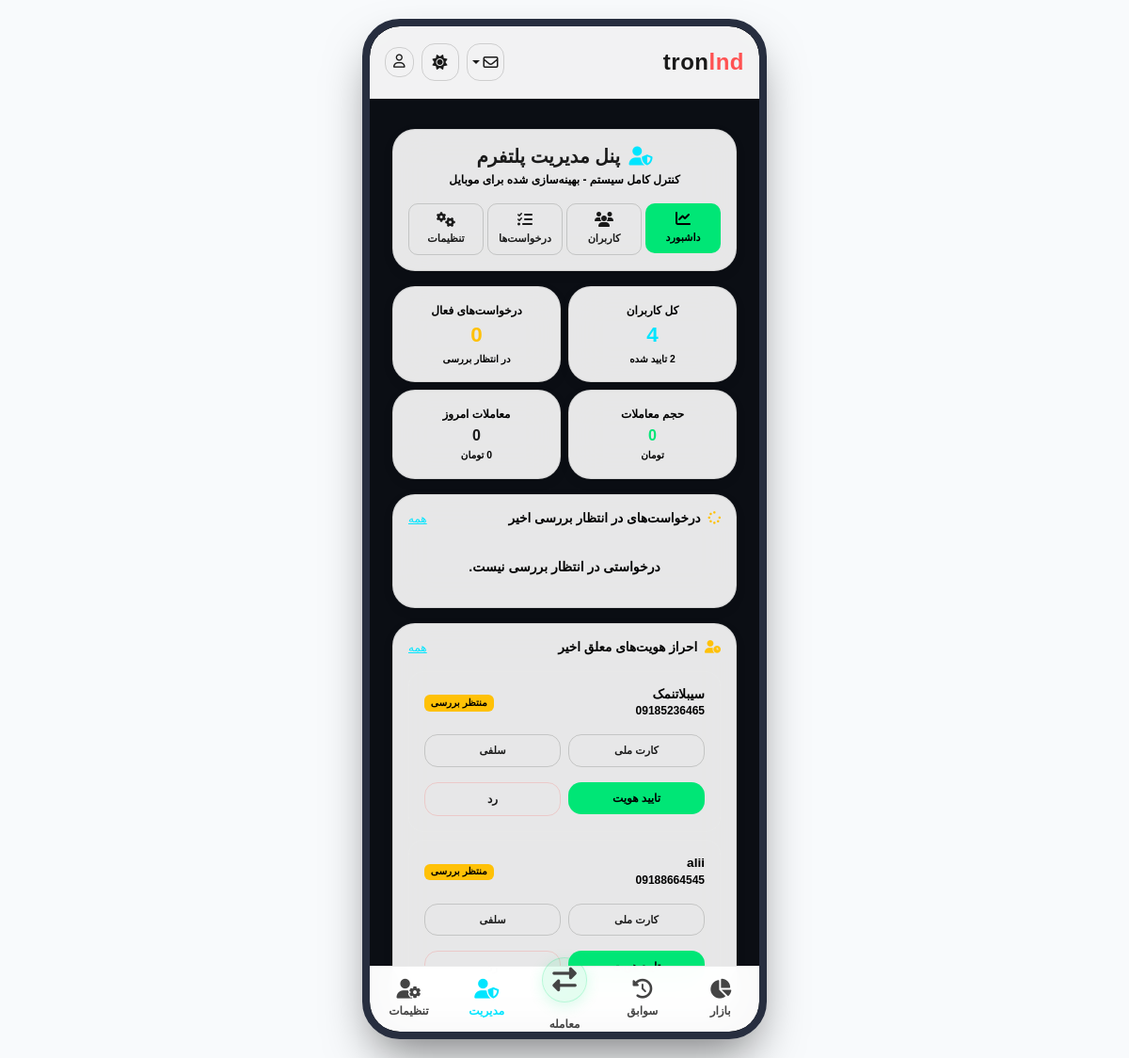
The app's page /panel/ (signed in) with its own data.
### accounts/models.py (models this page shows, shortened)
class CustomUser(AbstractUser):
    full_name = models.CharField(
        max_length=200,
        verbose_name="نام کامل"
    )
    mobile = models.CharField(
        max_length=11,
        unique=True,
        verbose_name="شماره موبایل"
    )
    national_card_image = models.ImageField(
        upload_to='national_cards/',
        blank=True,
        null=True
    )
    selfie_image = models.ImageField(
        upload_to='selfies/',
        blank=True,
        null=True
    )
    card_number = models.CharField(
        max_length=16,
        blank=True
    )
    iban = models.CharField(
        max_length=26,
        blank=True
    )
    is_verified = models.BooleanField(
        default=False
    )

### admin_panel/views.py (the view)
# urls.py: path('', views.dashboard, name='panel_dashboard'),
@staff_member_required
def dashboard(request):
    total_users = CustomUser.objects.count()
    total_transactions = Transaction.objects.count()
    verified_users = CustomUser.objects.filter(is_verified=True).count()
    unverified_users = CustomUser.objects.filter(is_verified=False).count()
    pending_transactions_count = Transaction.objects.filter(status='paid').count()
    completed_transactions = Transaction.objects.filter(status='completed').count()
    rejected_transactions = Transaction.objects.filter(status='rejected').count()
    buy_count = Transaction.objects.filter(request_type='BUY').count()
    sell_count = Transaction.objects.filter(request_type='SELL').count()
    total_volume = Transaction.objects.filter(status='completed').aggregate(
        total=Sum('total_price')
    )['total'] or 0
    buy_volume = Transaction.objects.filter(status='completed', request_type='BUY').aggregate(
        total=Sum('total_price')
    )['total'] or 0
    sell_volume = Transaction.objects.filter(status='completed', request_type='SELL').aggregate(
        total=Sum('total_price')
    )['total'] or 0
    pending_volume = Transaction.objects.filter(status__in=['paid']).aggregate(
        total=Sum('total_price')
    )['total'] or 0
    today = timezone.now().date()
    today_start = timezone.make_aware(timezone.datetime.combine(today, timezone.datetime.min.time()))
    today_transactions = Transaction.objects.filter(created_at__gte=today_start).count()
    today_volume = Transaction.objects.filter(
        created_at__gte=today_start, status='completed'
    ).aggregate(total=Sum('total_price'))['total'] or 0
    pending_tx_list = Transaction.objects.filter(
        status__in=['paid']
    ).order_by('created_at')[:10]
    unverified_users_list = CustomUser.objects.filter(is_verified=False).order_by('date_joined')[:10]
    context = {
        'total_users': total_users,
        'total_transactions': total_transactions,
        'verified_users': verified_users,
        'unverified_users': unverified_users,
        'pending_transactions': pending_transactions_count,
        'completed_transactions': completed_transactions,
        'rejected_transactions': rejected_transactions,
        'buy_count': buy_count,
        'sell_count': sell_count,
        'total_volume': total_volume,
        'buy_volume': buy_volume,
        'sell_volume': sell_volume,
        'pending_volume': pending_volume,
        'today_transactions': today_transactions,
        'today_volume': today_volume,
        'pending_transactions_list': pending_tx_list,
        'unverified_users_list': unverified_users_list,
    }
    return render(request, 'admin_panel/dashboard.html', context)

### admin_panel/templates/admin_panel/dashboard.html (shortened to what this page needs)
{% extends 'core/base.html' %}
{% load humanize %}
{% block content %}
<div class="container my-3 px-2">
    <div class="glass-card p-3 mb-3">
        <div class="text-center mb-3">
            <h5 class="text-white fw-bold mb-1">
                <i class="fa-solid fa-user-shield text-cyan me-1"></i>
                پنل مدیریت پلتفرم
            </h5>
            <p class="text-custom-muted small mb-0" style="font-size: 0.75rem;">کنترل کامل سیستم - بهینه‌سازی شده برای موبایل</p>
        </div>
        <div class="row g-1 text-center">
            <div class="col-3">
                <a href="{% url 'panel_dashboard' %}" class="btn btn-sm btn-modern btn-modern-primary w-100 py-2 px-1" style="font-size: 0.7rem; border-radius: 10px;">
                    <i class="fa-solid fa-chart-line d-block mb-1 fs-6"></i>
                    داشبورد
                </a>
            </div>
            <div class="col-3">
                <a href="{% url 'panel_users' %}" class="btn btn-sm btn-modern btn-modern-outline w-100 py-2 px-1" style="font-size: 0.7rem; border-radius: 10px;">
                    <i class="fa-solid fa-users d-block mb-1 fs-6"></i>
                    کاربران
                </a>
            </div>
            <div class="col-3">
                <a href="{% url 'panel_transactions' %}" class="btn btn-sm btn-modern btn-modern-outline w-100 py-2 px-1" style="font-size: 0.7rem; border-radius: 10px;">
                    <i class="fa-solid fa-list-check d-block mb-1 fs-6"></i>
                    درخواست‌ها
                </a>
            </div>
            <div class="col-3">
                <a href="{% url 'panel_settings' %}" class="btn btn-sm btn-modern btn-modern-outline w-100 py-2 px-1" style="font-size: 0.7rem; border-radius: 10px;">
                    <i class="fa-solid fa-gears d-block mb-1 fs-6"></i>
                    تنظیمات
                </a>
            </div>
        </div>
    </div>
    <div class="row g-2 mb-3">
        <div class="col-6">
            <div class="glass-card p-3 text-center h-100 d-flex flex-column justify-content-center">
                <span class="text-custom-muted d-block small mb-1" style="font-size: 0.75rem;">کل کاربران</span>
                <h3 class="fw-bold text-cyan mb-1" style="font-size: 1.4rem;">{{ total_users }}</h3>
                <small class="text-neon-green" style="font-size:0.65rem;">{{ verified_users }} تایید شده</small>
            </div>
        </div>
        <div class="col-6">
            <div class="glass-card p-3 text-center h-100 d-flex flex-column justify-content-center">
                <span class="text-custom-muted d-block small mb-1" style="font-size: 0.75rem;">درخواست‌های فعال</span>
                <h3 class="fw-bold text-warning mb-1" style="font-size: 1.4rem;">{{ pending_transactions }}</h3>
                <small class="text-custom-muted" style="font-size:0.65rem;">در انتظار بررسی</small>
            </div>
        </div>
        <div class="col-6">
            <div class="glass-card p-3 text-center h-100 d-flex flex-column justify-content-center">
                <span class="text-custom-muted d-block small mb-1" style="font-size: 0.75rem;">حجم معاملات</span>
                <h4 class="fw-bold text-neon-green mb-1 text-truncate" style="font-size: 1rem;">{{ total_volume|intcomma }}</h4>
                <small class="text-custom-muted" style="font-size:0.65rem;">تومان</small>
            </div>
        </div>
        <div class="col-6">
            <div class="glass-card p-3 text-center h-100 d-flex flex-column justify-content-center">
                <span class="text-custom-muted d-block small mb-1" style="font-size: 0.75rem;">معاملات امروز</span>
                <h4 class="fw-bold text-white mb-1" style="font-size: 1rem;">{{ today_transactions }}</h4>
                <small class="text-neon-green" style="font-size:0.65rem;">{{ today_volume|intcomma }} تومان</small>
            </div>
        </div>
    </div>
    <div class="glass-card p-3 mb-3">
        <div class="d-flex align-items-center justify-content-between mb-3">
            <h6 class="text-white fw-bold mb-0" style="font-size: 0.85rem;">
                <i class="fa-solid fa-spinner text-warning me-1"></i>
                درخواست‌های در انتظار بررسی اخیر
            </h6>
            <a href="{% url 'panel_transactions' %}?tx_status=pending_review" class="text-cyan small td-none" style="font-size: 0.75rem;">همه</a>
        </div>
        <div class="d-flex flex-column gap-2">
            {% for tx in pending_transactions_list %}
            <div class="p-3 rounded-4" style="background: rgba(255,255,255,0.02); border: 1px solid rgba(255,255,255,0.05);">
                <div class="d-flex justify-content-between align-items-start mb-2">
                    <div>
                        <span class="fw-bold text-white" style="font-size: 0.85rem;">{{ tx.user.full_name|default:tx.user.username }}</span>
                        <small class="text-custom-muted d-block" style="font-size:0.75rem;">{{ tx.user.mobile }}</small>
                    </div>
                    {% if tx.request_type == 'BUY' %}
                        <span class="badge bg-success-subtle text-neon-green px-2 py-1" style="font-size: 0.65rem;">خرید / واریز</span>
                    {% else %}
                        <span class="badge bg-danger-subtle text-coral px-2 py-1" style="font-size: 0.65rem;">فروش / برداشت</span>
                    {% endif %}
                </div>
                <div class="d-flex justify-content-between align-items-center mb-3">
                    <div>
                        {% if tx.crypto_name %}
                            <span class="fw-bold text-cyan" style="font-size: 0.85rem;">{{ tx.amount|default:"-" }} {{ tx.crypto_name }}</span>
                            <small class="d-block text-custom-muted" style="font-size:0.7rem;">{{ tx.total_price|intcomma }} تومان</small>
                        {% else %}
                            <span class="fw-bold text-white" style="font-size: 0.85rem;">{{ tx.fiat_amount|intcomma }} تومان</span>
                            <small class="d-block text-custom-muted" style="font-size:0.7rem;">ریالی - {{ tx.get_fiat_deposit_type_display }}</small>
                        {% endif %}
                    </div>
                    <span class="text-custom-muted" style="font-size:0.7rem;">{{ tx.created_at|date:"Y/m/d H:i" }}</span>
                </div>
                <div class="d-flex gap-2">
                    <form action="{% url 'panel_transaction_update' tx.id %}" method="post" class="w-50">
                        {% csrf_token %}
                        <input type="hidden" name="status" value="completed">
                        <button type="submit" class="btn btn-sm btn-modern btn-modern-primary w-100 py-2 fw-bold" style="font-size: 0.75rem;">تایید</button>
                    </form>
                    <form action="{% url 'panel_transaction_update' tx.id %}" method="post" class="w-50">
                        {% csrf_token %}
                        <input type="hidden" name="status" value="rejected">
                        <button type="submit" class="btn btn-sm btn-modern btn-modern-outline w-100 py-2 text-coral" style="font-size: 0.75rem; border-color: rgba(255,82,82,0.2);">رد</button>
                    </form>
                </div>
            </div>
            {% empty %}
            <p class="text-center text-custom-muted py-3 small mb-0">درخواستی در انتظار بررسی نیست.</p>
            {% endfor %}
        </div>
    </div>
    <div class="glass-card p-3 mb-3">
        <div class="d-flex align-items-center justify-content-between mb-3">
            <h6 class="text-white fw-bold mb-0" style="font-size: 0.85rem;">
                <i class="fa-solid fa-user-clock text-warning me-1"></i>
                احراز هویت‌های معلق اخیر
            </h6>
            <a href="{% url 'panel_users' %}?user_status=unverified" class="text-cyan small td-none" style="font-size: 0.75rem;">همه</a>
        </div>
        <div class="d-flex flex-column gap-2">
            {% for u in unverified_users_list %}
            <div class="p-3 rounded-4" style="background: rgba(255,255,255,0.02); border: 1px solid rgba(255,255,255,0.05);">
                <div class="d-flex justify-content-between align-items-center mb-3">
                    <div>
                        <h6 class="text-white mb-0 fw-bold" style="font-size: 0.85rem;">{{ u.full_name|default:u.username }}</h6>
                        <small class="text-custom-muted d-block" style="font-size:0.75rem;">{{ u.mobile }}</small>
                    </div>
                    <span class="badge bg-warning text-dark" style="font-size: 0.65rem;">منتظر بررسی</span>
                </div>
                {% if u.national_card_image or u.selfie_image %}
                <div class="d-flex gap-2 mb-3">
                    {% if u.national_card_image %}
                    <a href="{{ u.national_card_image.url }}" target="_blank" class="btn btn-sm btn-modern btn-modern-outline py-1.5 px-2 w-50" style="font-size:0.7rem;">کارت ملی</a>
                    {% endif %}
                    {% if u.selfie_image %}
                    <a href="{{ u.selfie_image.url }}" target="_blank" class="btn btn-sm btn-modern btn-modern-outline py-1.5 px-2 w-50" style="font-size:0.7rem;">سلفی</a>
                    {% endif %}
                </div>
                {% endif %}
                <div class="d-flex gap-2">
                    <form action="{% url 'panel_user_verify' u.id %}" method="post" class="w-50">
                        <button type="submit" class="btn btn-sm btn-modern btn-modern-primary w-100 py-2 fw-bold" style="font-size:0.75rem;">تایید هویت</button>
                    </form>
                    <form action="{% url 'panel_user_verify' u.id %}" method="post" class="w-50">
                        <button type="submit" class="btn btn-sm btn-modern btn-modern-outline w-100 py-2 text-coral" style="font-size:0.75rem; border-color: rgba(255,82,82,0.2);">رد</button>
                    </form>
                </div>
            </div>
            {% empty %}
            <p class="text-center text-custom-muted py-3 small mb-0">هیچ احراز هویت معلقی وجود ندارد.</p>
            {% endfor %}
        </div>
    </div>
</div>
{% endblock %}

### core/templates/core/base.html (style rules this page uses)
:root { --bg-main: #0B0E14; --bg-card: rgba(20, 26, 38, 0.65); --accent-green: #00E676; --accent-coral: #FF5252; --accent-cyan: #00E5FF; --border-glass: rgba(255, 255, 255, 0.05); --text-muted: #8F9CAE; --light-bg-main: #F8FAFC; --light-bg-card: rgba(255, 255, 255, 0.9); --light-text-color: #1a1a1a; --light-border-glass: rgba(0, 0, 0, 0.08); --light-shadow-color: rgba(0, 0, 0, 0.08); }
body { background-color: var(--bg-main); background-image: radial-gradient(circle at 10% 20%, rgba(0, 230, 118, 0.04) 0%, transparent 40%), radial-gradient(circle at 90% 80%, rgba(0, 229, 255, 0.04) 0%, transparent 40%); color: #FFFFFF; font-family: 'Vazirmatn', sans-serif; font-weight: 500; min-height: 100vh; margin-bottom: 85px; overflow-x: hidden; }
body.light-mode { background-color: var(--light-bg-main); background-image: none; color: var(--light-text-color); }
body.light-mode .glass-card { background: var(--light-bg-card); border: 1px solid var(--light-border-glass); box-shadow: 0 4px 12px 0 var(--light-shadow-color); }
body.light-mode .btn-modern-outline { color: var(--light-text-color); border-color: rgba(0, 0, 0, 0.15); }
body.light-mode .modal-title, body.light-mode .text-white, body.light-mode .btn-close-white { color: var(--light-text-color) !important; }
body.light-mode h1, body.light-mode h2, body.light-mode h3, body.light-mode h4, body.light-mode h5, body.light-mode h6 { font-weight: 800 !important; }
body.light-mode .text-white { color: #1a1a1a !important; font-weight: 700; }
body.light-mode .fw-bold { font-weight: 800 !important; }
body.light-mode .glass-card p, body.light-mode .glass-card li, body.light-mode .glass-card span, body.light-mode .glass-card label, body.light-mode .glass-card small, body.light-mode .glass-card h6 { font-weight: 700 !important; color: #000000 !important; }
body.light-mode .text-custom-muted { color: #334155 !important; }
.glass-card { background: var(--bg-card); backdrop-filter: blur(20px); -webkit-backdrop-filter: blur(20px); border: 1px solid var(--border-glass); border-radius: 24px; box-shadow: 0 8px 32px 0 rgba(0, 0, 0, 0.37); transition: all 0.3s ease; }
.btn-modern { border-radius: 14px; padding: 8px 20px; font-weight: 600; font-size: 0.9rem; transition: all 0.2s ease; border: none; text-decoration: none; }
.btn-modern-primary { background: var(--accent-green); color: #000000; }
.btn-modern-outline { background: transparent; color: #FFFFFF; border: 1px solid rgba(255, 255, 255, 0.15); }
.text-neon-green { color: var(--accent-green); }
.text-cyan { color: var(--accent-cyan); }
.text-coral { color: var(--accent-coral); }
.text-custom-muted { color: var(--text-muted); }

### records on screen
CustomUser: full_name "سیبلاتنمک", mobile "09185236465"
CustomUser: full_name "alii", mobile "09188664545"

### other values on screen
{{ total_users }} "4"
{{ verified_users }} "2"
{{ pending_transactions }} "0"
{{ total_volume|intcomma }} "0"
{{ today_transactions }} "0"
{{ today_volume|intcomma }} "0"
